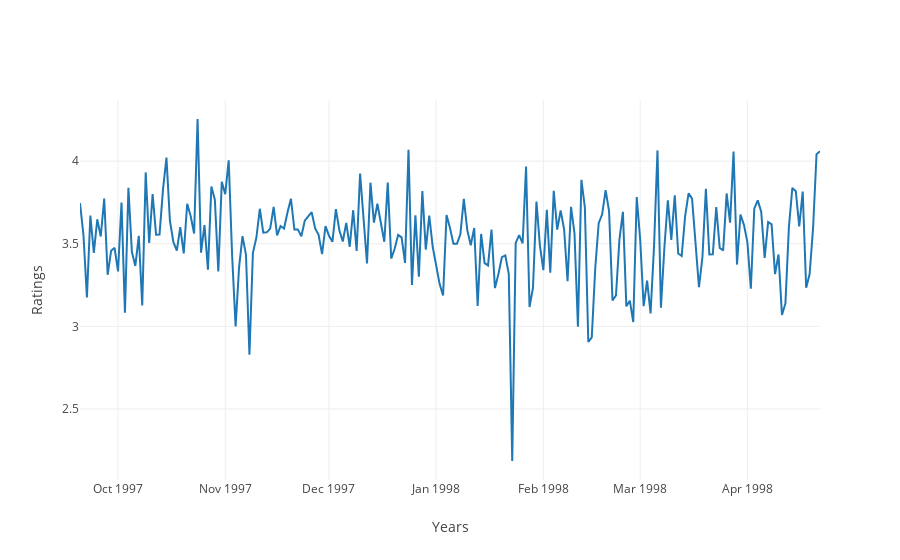

Notebook code for this chart:
### Code cell
trace0 = Scatter(
            x = average_ratings.index,
            y = average_ratings.rating)
data = [trace0]
layout = dict(xaxis = dict(title = "Years"),
             yaxis = dict(title = "Ratings"))
fig = dict(data = data, layout = layout)
plot.iplot(fig, "Ratings across years")

### Figure 1 — Plotly figure (JSON) as saved in the notebook; plotly's stock layout.template omitted (floating-point values rounded to 4 significant figures; data arrays with more than 128 entries replaced by an {"elided": "..."} marker saying what was removed)
{"data": [{"type": "scatter", "x": {"elided": "213 str values"}, "y": {"elided": "213 float values"}}], "layout": {"xaxis": {"title": "Years"}, "yaxis": {"title": "Ratings"}}}
